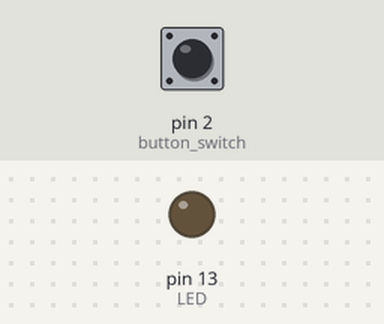
The sketch below on a simulated Arduino Uno, built with avr-gcc and run on an emulated ATmega328P. On the bench: output pins drawn as LEDs (lit = HIGH). Inputs (shaded band) come from the test bench; at power-on: pin 2 (button_switch) HIGH.

Above: at 1.2 s.
1.3 s: pin 2 (button_switch) pulsed LOW 2 times (0.12 s each, 0.3 s apart)
At 2.7 s:
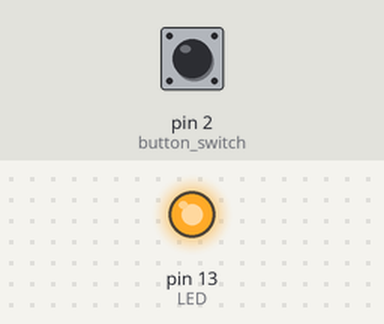
Timing chart, 0 to 4.3 s (numbered marks = the images above; inputs shaded):
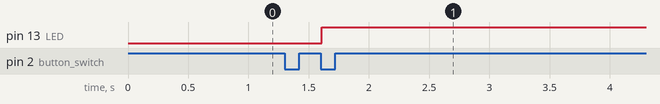

The sketch:

00_Test_ISRs.ino
```cpp
// (licence header left out)
// -------------------------- Includes [0] --------------------------


// -------------------------- Defines and Const []--------------------------

#define LED                         LED_BUILTIN  // digital pin connected to LED, for testing of switch code only


#define switched                            true // value if the button switch has been pressed
#define triggered                           true // controls interrupt handler
#define interrupt_trigger_type              FALLING // interrupt triggered on a RISING input
#define debounce                            10 // time to wait, in [ms]

// LOW to trigger the interrupt whenever the pin is low,
// CHANGE to trigger the interrupt whenever the pin changes value
// RISING to trigger when the pin goes from low to high,
// FALLING for when the pin goes from high to low.

// -------------------------- Global Variables [3]--------------------------
bool    led_status =                        LOW; // start with LED off, for testing of switch code only
int     button_switch =                       2; // external interrupt pin
bool    initialisation_complete =         false; // inhibit any interrupts until initialisation is complete


volatile  bool interrupt_process_status = {
  !triggered                                     // start with no switch press pending, ie false (!triggered)
};


// -------------------------- Functions declaration [3] --------------------------
void      pinSetUp                (void);
void      attachISRs              (void);
bool      read_button             (void);


// -------------------------- ISR [1]--------------------------
void button_interrupt_handler()
{
  if (initialisation_complete == true)
  { //  all variables are initialised so we are okay to continue to process this interrupt
    if (interrupt_process_status == !triggered)
    {
      // new interrupt so okay start a new button read process -
      // now need to wait for button release plus debounce period to elapse
      // this will be done in the button_read function
      if (digitalRead(button_switch) == LOW)
      {
        // button pressed, so we can start the read on/off + debounce cycle wich will
        // be completed by the button_read() function.
        interrupt_process_status = triggered;  // keep this ISR 'quiet' until button read fully completed
      }
    }
  }
} // end of button_interrupt_handler


// -------------------------- Set up --------------------------
void setup()
{
  pinMode(LED, OUTPUT);
  pinMode(button_switch, INPUT_PULLUP);
  attachInterrupt(digitalPinToInterrupt(button_switch),
                  button_interrupt_handler,
                  interrupt_trigger_type);

  initialisation_complete = true; // open interrupt processing for business

}


// -------------------------- Loop --------------------------
void loop()
{

  // test buton switch and process if pressed
  if (read_button() == switched)
  {
    // button on/off cycle now complete, so flip LED between HIGH and LOW
    led_status = HIGH - led_status; // toggle state
    digitalWrite(LED, led_status);
  } else {
    // do other things....

  }

}


// -------------------------- Functions definition [1]--------------------------


//******************************************************************************************
bool read_button()
{

  int button_reading;

  // static variables because we need to retain old values between function calls
  static bool     switching_pending = false;
  static long int elapse_timer;

  if (interrupt_process_status == triggered)
  {
    // interrupt has been raised on this button so now need to complete
    // the button read process, ie wait until it has been released
    // and debounce time elapsed
    button_reading = digitalRead(button_switch);
    if (button_reading == HIGH) {
      // switch is pressed, so start/restart wait for button relealse, plus end of debounce process
      switching_pending = true;
      elapse_timer = millis(); // start elapse timing for debounce checking
    }
    if (switching_pending && button_reading == LOW) {
      // switch was pressed, now released, so check if debounce time elapsed
      if (millis() - elapse_timer >= debounce) {
        // dounce time elapsed, so switch press cycle complete
        switching_pending = false;             // reset for next button press interrupt cycle
        interrupt_process_status = !triggered; // reopen ISR for business now button on/off/debounce cycle complete
        return switched;                       // advise that switch has been pressed
      }
    }
  }

  return !switched; // either no press request or debounce period not elapsed

} // END OF FUNCTION


//******************************************************************************************
void      pinSetUp                (void)
{

} // END OF FUNCTION

//******************************************************************************************
void      attachISRs              (void)
{

} // END OF FUNCTION


// END OF FILE
```

Measured:
- after the input at 1.3 s, pin 13 (LED): LOW → HIGH after 0.31 s
